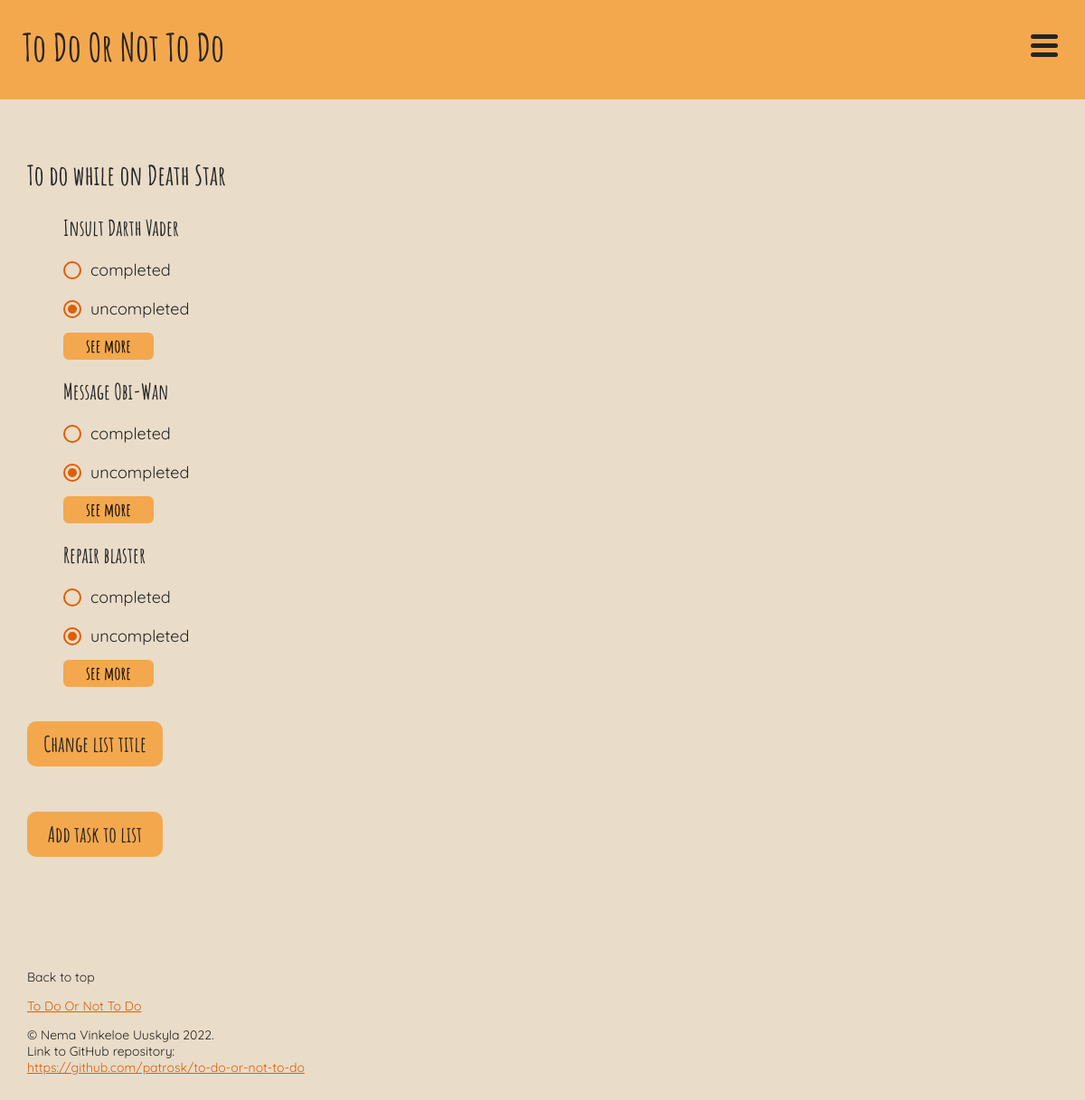
The app's page /single_list.php?id=18 (signed in), older data.
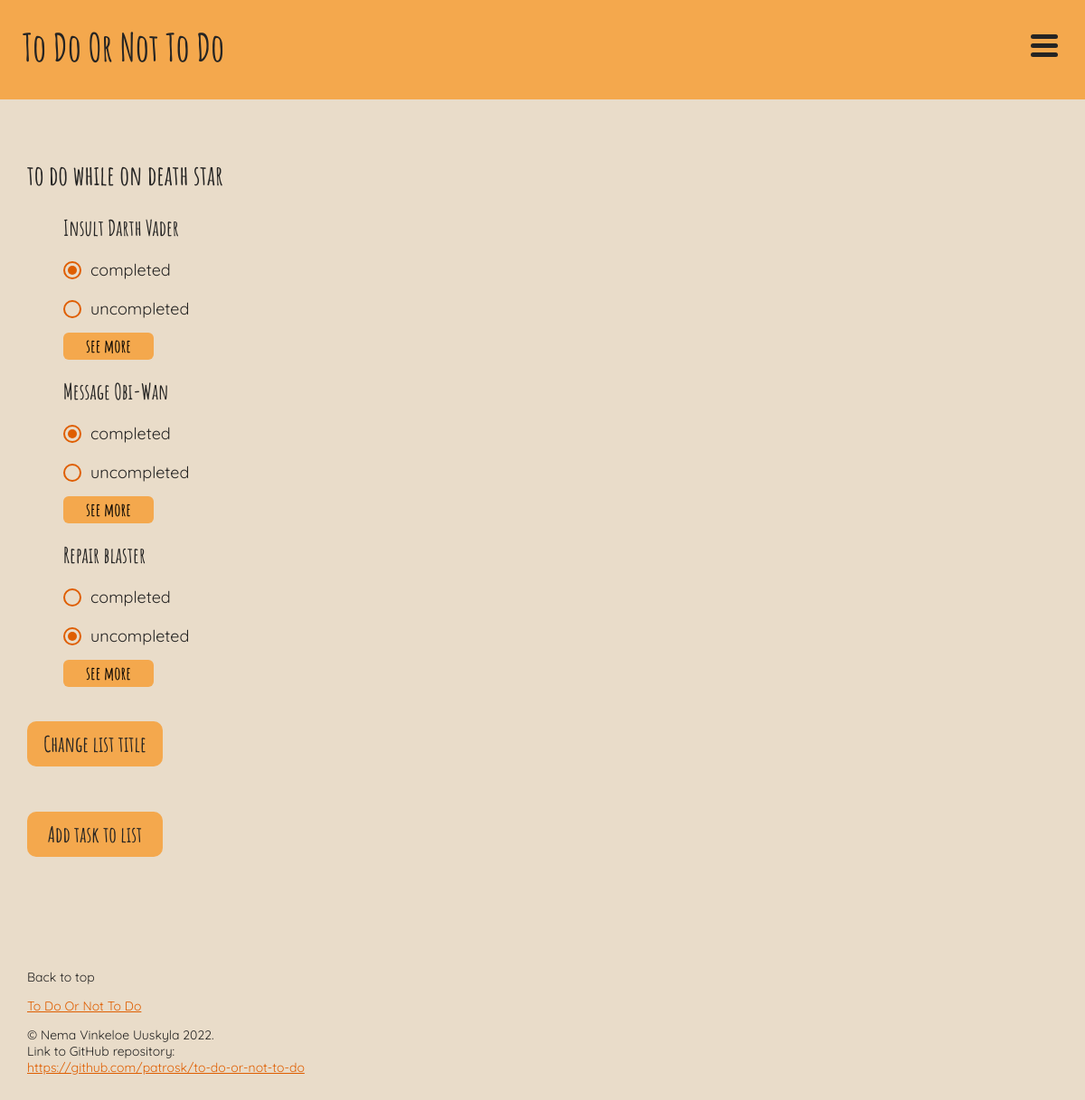
The same page, newer data.
### tables this page shows
CREATE TABLE lists (
	id INTEGER PRIMARY KEY AUTOINCREMENT,
	title VARCHAR,
	user_id VARCHAR,
	FOREIGN KEY (user_id) REFERENCES users(id)
);

CREATE TABLE tasks (
	id INTEGER PRIMARY KEY AUTOINCREMENT,
	user_id INTEGER,
	list_id INTEGER,
	name VARCHAR,
	description VARCHAR,
	created_at DATETIME,
	deadline_at DATETIME,
	completed_at DATETIME,
	FOREIGN KEY (user_id) REFERENCES users(id), 
	FOREIGN KEY (list_id) REFERENCES lists(id)
);

### app/config.php (called while the page is built, shortened)
<?php
return [
    'title' => 'To Do Or Not To Do',
    'database_path' => sprintf('sqlite:%s/database/database.db', __DIR__),
];

### app/autoload.php (called while the page is built, shortened)
<?php
require __DIR__ . '/config.php';
require __DIR__ . '/functions.php';
$config = require __DIR__ . '/config.php';

### app/functions.php (called while the page is built, shortened)
<?php
function get_lists(PDO $database)
{
    $user_id = $_SESSION['user']['id'];
    $statement = $database->prepare("SELECT * FROM lists WHERE user_id = :id");
    $statement->bindParam(':id', $user_id, PDO::PARAM_INT);
    $statement->execute();
    $lists = $statement->fetchAll(PDO::FETCH_ASSOC);
    return $lists;
}
function get_tasks_from_list(PDO $database, $list_id)
{
    $user_id = $_SESSION['user']['id'];
    $statement = $database->prepare("SELECT * FROM tasks WHERE user_id = :user_id AND list_id = :list_id");
    $statement->bindParam(':user_id', $user_id, PDO::PARAM_INT);
    $statement->bindParam(':list_id', $list_id, PDO::PARAM_INT);
    $statement->execute();
    $tasks = $statement->fetchAll(PDO::FETCH_ASSOC);
    return $tasks;
}
function task_status($task)
{
    if (isset($task['completed_at'])) {
        $status['completed'] = 'checked';
        $status['uncompleted'] = '';
    } else {
        $status['completed'] = '';
        $status['uncompleted'] = 'checked';
    }
    return $status;
}

### single_list.php (the view, shortened to what this page needs)
<?php
require __DIR__ . '/app/autoload.php';
require __DIR__ . '/views/header.php';
require __DIR__ . '/views/navigation.php';
?>
<?php
$id = $_GET['id'];
$lists = get_lists($database);
$tasks = get_tasks_from_list($database, $id); ?>
<?php foreach ($lists as $list) : ?>
    <?php if ($list['id'] == $id) : ?>
        <h2><?= $list['title'] ?></h2>
    <?php endif ?>
<?php endforeach ?>
<ul>
    <?php
    foreach ($tasks as $task) : ?>
        <?php $status = task_status($task); ?>
        <li>
            <div class="task-box">
                <a href="/single_task.php?list_id=<?= $task['list_id'] ?>&task_id=<?= $task['id'] ?>"><?= $task['name'] ?></a>
                <?php $status = task_status($task); ?>
                <div class="complete-form">
                    <form action="/app/tasks/status.php?origin=single_list.php&list_id=<?= $task['list_id'] ?>&task_id=<?= $task['id'] ?>" method="post">
                        <div class="complete-button">
                            <input name="status" id="completed" value="completed" type="radio" <?= $status['completed'] ?>>
                            <label for="completed">completed</label>
                        </div>
                        <div class="complete-button">
                            <input name="status" id="uncompleted" value="uncompleted" type="radio" <?= $status['uncompleted'] ?>>
                            <label for="uncompleted">uncompleted</label>
                        </div>
                    </form>
                </div>
                <button class="see-more-button">see more</button>
            </div>
        </li>
    <?php endforeach ?>
</ul>
<button class="change-title-button">Change list title</button>
<button class="add-task-button">Add task to list</button>
<?php require __DIR__ . '/views/footer.php';

### views/header.php (shortened to what this page needs)
<!DOCTYPE html>
<html lang="en">
<head>
    <link rel="stylesheet" href="../assets/styles/header.css">
    <link rel="stylesheet" href="../assets/styles/navigation.css">
    <link rel="stylesheet" href="../assets/styles/style.css">
    <link rel="stylesheet" href="../assets/styles/footer.css">
</head>
<body>

### views/navigation.php (shortened to what this page needs)
<header>
    <nav>
        <div class="navbar">
            <a class="title" href="/index.php"><?= $config['title'] ?></a>
            <div class="dropdown">
                <button class="dropdown-button">
                    <span class="hamburger">
                        <span class="hamburger-inner"></span>
                    </span>
                </button>
            </div>
        </div>
    </nav>
</header>
<main>

### views/footer.php (shortened to what this page needs)
</main>
<footer>
    <p>Back to top</p>
    <a href="/index.php"><?= $config['title'] ?></a>
    <p>© Nema Vinkeloe Uuskyla 2022.<br>
        Link to GitHub repository:<br>
        <a href="https://github.com/patrosk/to-do-or-not-to-do">https://github.com/patrosk/to-do-or-not-to-do</a>
    </p>
</footer>
</body>
</html>

### assets/styles/header.css (style rules this page uses)
*, *:before, *:after { box-sizing: border-box; }
:root { --background-color: #e9dcc9; --primary-color: #f4a84d; --secondary-color: #ff9900; --accent-color: #df5e00; --font-color: #252423; }
body { margin: 0; font-size: 18px; font-family: 'Quicksand'; }
main, footer { padding: 30px; }
h1, h2, h3, .due-today, .list-titles { font-family: 'Amatic'; }
h2 { font-size: 30px; }

### assets/styles/navigation.css (style rules this page uses)
nav { background-color: var(--primary-color); width: 100vw; height: 110px; position: fixed; z-index: 2; }
.navbar { display: flex; justify-content: space-between; padding: 25px; }
.title { text-decoration: none; font-family: 'Amatic'; font-size: 42px; color: var(--font-color); }
.dropdown-button { border: none; background-color: transparent; padding-right: 30px; }
.hamburger { position: relative; width: 30px; height: 25px; display: inline-block; }
.hamburger-inner { display: block; }
.hamburger-inner, .hamburger-inner::before, .hamburger-inner::after { width: 30px; height: 5px; background-color: var(--font-color); border-radius: 6px; position: absolute; transition-property: transform; transition-duration: 0.3s; transition-timing-function: ease; }
.hamburger-inner::before, .hamburger-inner::after { content: ''; display: block; }
.hamburger-inner::before { top: 10px; }
.hamburger-inner::after { top: 20px; }
nav a { text-decoration: none; color: var(--font-color); }
.dropdown { display: flex; flex-direction: column; align-items: end; padding-top: 12px; gap: 10px; position: absolute; right: 0; z-index: 1; }

### assets/styles/style.css (style rules this page uses)
body { background-color: var(--background-color); color: var(--font-color); }
main { padding-top: 150px; }
ul { list-style: none; }
.home-buttons button, form button, .change-title-button, .add-task-button { all: unset; height: 50px; width: 150px; background-color: var(--secondary-color); border-radius: 10px; display: flex; justify-content: center; align-items: center; margin-bottom: 20px; transition: 0.5s ease; }
input { height: 35px; width: 100%; border: none; margin-top: 10px; margin-bottom: 20px; }
.change-title-button, .add-task-button { font-family: 'Amatic'; font-size: 24px; background-color: var(--primary-color); margin-bottom: 50px; }
.complete-form { margin-left: 30px; }
.complete-form input { width: 20px; height: 20px; margin: 0; }
input[type='radio'] { appearance: none; background-color: var(--background-color); border: 2px solid var(--accent-color); border-radius: 50%; display: grid; place-content: center; transform: translate(-30px, 22px); z-index: -1; }
input[type='radio']::before { content: ''; width: 10px; height: 10px; border-radius: 50%; transform: scale(0); transition: 120ms transform ease-in-out; box-shadow: inset 5px 5px 5px 5px var(--accent-color); }
input[type='radio']:checked::before { transform: scale(1); }
.complete-button { z-index: 0; }
input#completed, input#uncompleted { cursor: pointer; z-index: -1; }
.see-more-button, .see-less-button { background-color: var(--primary-color); border: none; height: 30px; width: 100px; border-radius: 6px; font-family: 'Amatic'; margin-top: 15px; font-size: 20px; margin-bottom: 20px; transition: 0.5s ease; }
.task-box a, .task-button a, .list-titles a, .no-top-margin a { font-family: 'Amatic'; font-size: 24px; text-decoration: none; color: var(--font-color); }

### assets/styles/footer.css (style rules this page uses)
footer { font-size: 14px; }
footer a { color: var(--accent-color); }

Row changes from the older to the newer data that the page shows:
changed lists: title "To do while on Death Star" → "to do while on death star"
changed tasks "Insult Darth Vader": status "☐ completed" → "☑ completed"; status "☑ uncompleted" → "☐ uncompleted"
changed tasks "Message Obi-Wan": status "☐" → "☑"; status "☑" → "☐"
